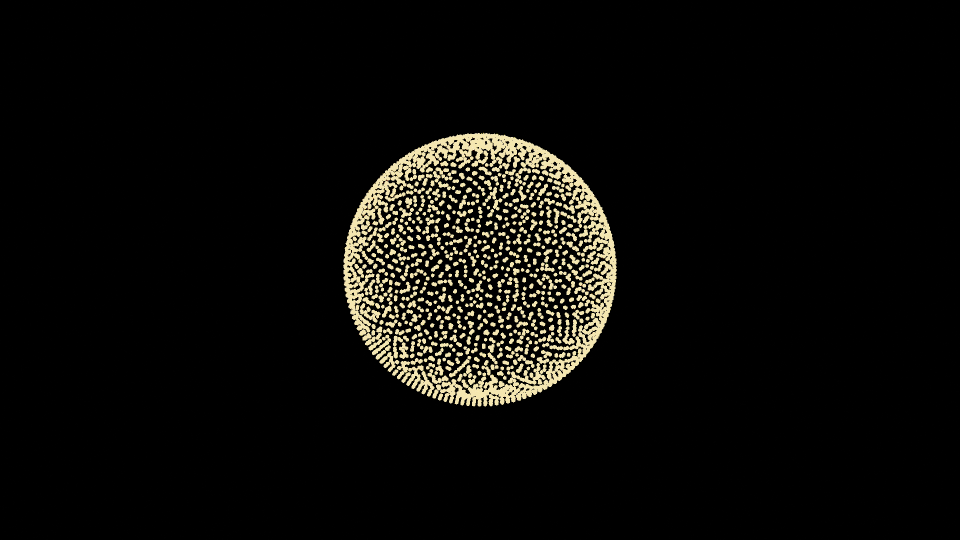
#> input picture production_render_frames_1080p/frame_0007.png, 1920 x 1080 px, given in place of frame_032.png, which was not available (shown at 1/2 size)
$ python create_transition_contact_sheet.py
#> lines starting #> are read from the running program, lines starting #| are printed output that depends on the picture; pictures that were not available may be replaced by others from this repository, and a replacement may not be noted
import os
import cv2
import numpy as np

frame_info = [
    (32, "1. End of Globe HOLD (Frame 32)"),
    (40, "2. Globe -> Electricity ~18% (Frame 40)"),
    (48, "3. Globe -> Electricity ~40% (Frame 48)"),
    (56, "4. Globe -> Electricity ~60% (Frame 56)"),
    (64, "5. Globe -> Electricity ~80% (Frame 64)"),
    (86, "6. Electricity HOLD (Frame 86)"),
    (107, "7. Electricity -> Fire ~15% (Frame 107)"),
    (117, "8. Electricity -> Fire ~40% (Frame 117)"),
    (125, "9. Electricity -> Fire ~60% (Frame 125)"),
    (133, "10. Electricity -> Fire ~80% (Frame 133)"),
    (155, "11. Fire HOLD (Frame 155)"),
    (177, "12. Fire -> Lock ~15% (Frame 177)"),
    (225, "13. Lock HOLD (Frame 225)")
]

frames_dir = "/Users/karthikeya.s/Documents/focus/production_render_frames_1080p"
thumb_w = 480
thumb_h = 270

# Prepare cards for grid (4 cols x 4 rows = 16 slots, 13 used, 3 empty / info)
cols = 4
rows = 4
cell_w = thumb_w + 20
cell_h = thumb_h + 50

sheet = np.zeros((rows * cell_h + 80, cols * cell_w + 40, 3), dtype=np.uint8)
sheet[:] = (20, 22, 26) # sleek dark backdrop

# Title banner
cv2.putText(sheet, "HERO PARTICLE SYSTEM - 13-FRAME TRANSITION CHECKPOINTS (CYCLES 1080p)",
            (40, 45), cv2.FONT_HERSHEY_DUPLEX, 0.85, (255, 255, 255), 2, cv2.LINE_AA)
cv2.putText(sheet, "Verification of 3,200 Persistent Particles & Coherent Physical Trajectories (No Direct Crossfade)",
            (40, 70), cv2.FONT_HERSHEY_DUPLEX, 0.45, (160, 180, 200), 1, cv2.LINE_AA)

for idx, (f_num, label) in enumerate(frame_info):
    r = idx // cols
    c = idx % cols

    x = 30 + c * cell_w
    y = 95 + r * cell_h

    img_path = os.path.join(frames_dir, f"frame_{f_num:03d}.png")
    img = cv2.imread(img_path)
#> img is the input picture: shape (1080, 1920, 3); mean B, G, R 9.2, 12, 12.7
    if img is not None:
        resized = cv2.resize(img, (thumb_w, thumb_h), interpolation=cv2.INTER_AREA)
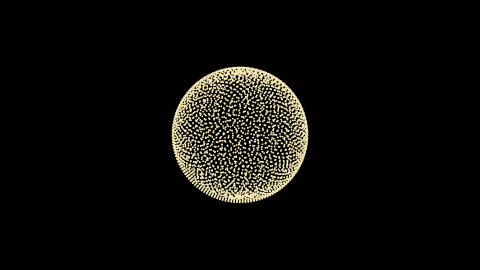
#> resized: shape (270, 480, 3); mean B, G, R 9.1, 11.9, 12.6
        # draw frame container border
        cv2.rectangle(sheet, (x - 2, y - 2), (x + thumb_w + 2, y + thumb_h + 2), (60, 70, 85), 1)
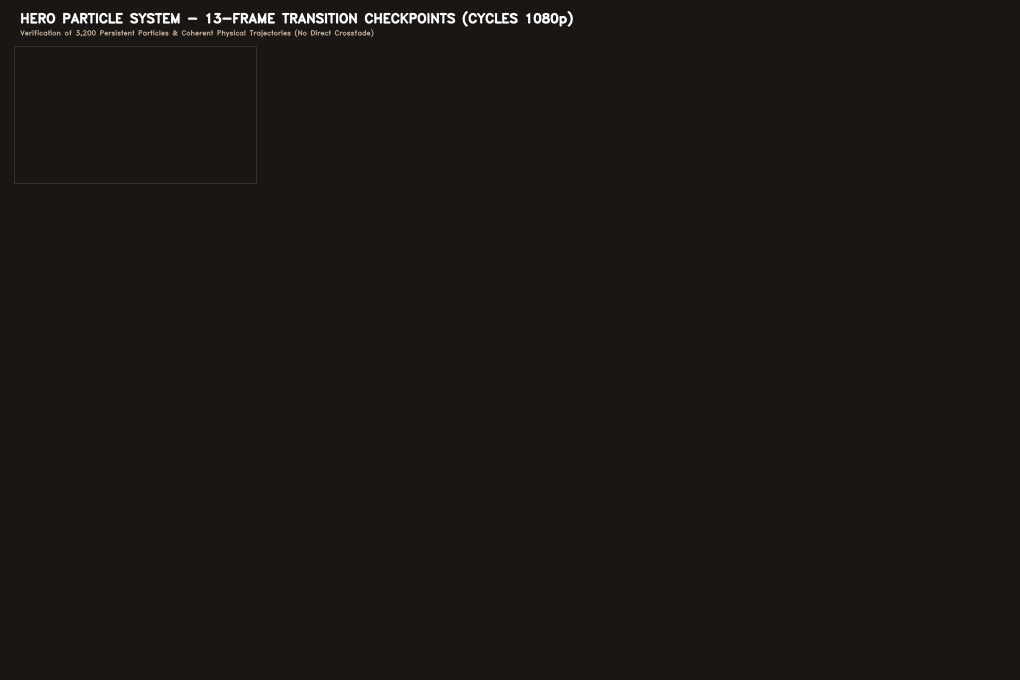
#> sheet: shape (1360, 2040, 3) (shown at 1/2 size); mean of channels 0, 1, 2 21.1, 23.1, 27.1; drawn as B, G, R
        sheet[y:y+thumb_h, x:x+thumb_w] = resized

        # text badge
        cv2.rectangle(sheet, (x, y + thumb_h + 6), (x + thumb_w, y + thumb_h + 36), (32, 36, 44), -1)
#> sheet: shape (1360, 2040, 3); mean of channels 0, 1, 2 20.6, 22.7, 26.6
        cv2.putText(sheet, label, (x + 8, y + thumb_h + 26), cv2.FONT_HERSHEY_DUPLEX, 0.45, (220, 230, 245), 1, cv2.LINE_AA)
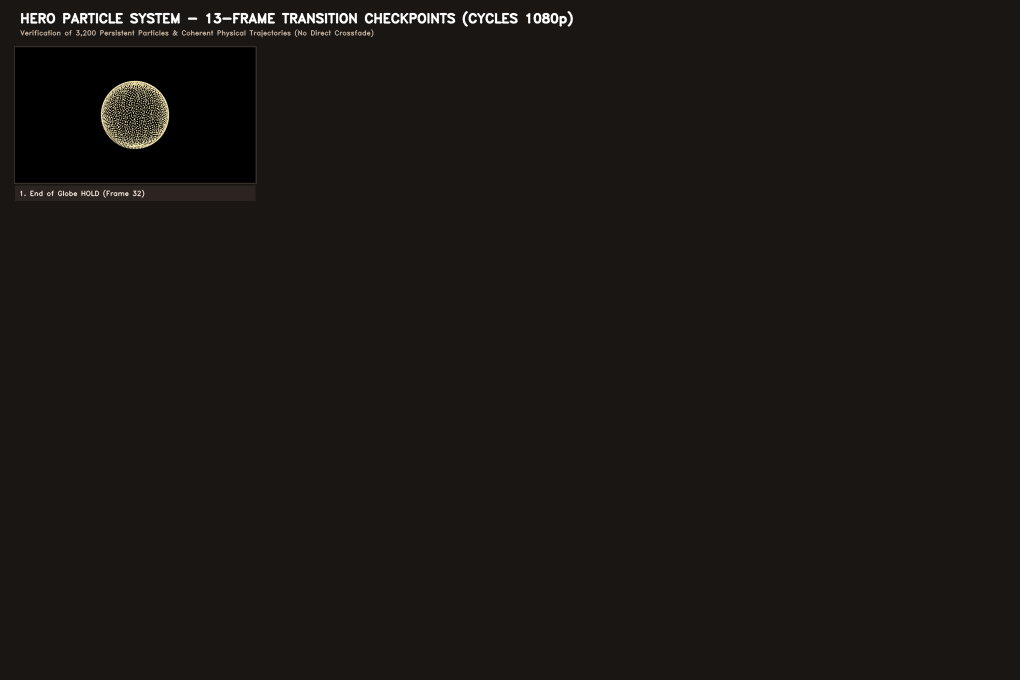
#> sheet: shape (1360, 2040, 3) (shown at 1/2 size); mean of channels 0, 1, 2 20.7, 22.7, 26.6; drawn as B, G, R
#> pass 2 of the loop `for idx, (f_num, label) in enumerate(frame_info):`:
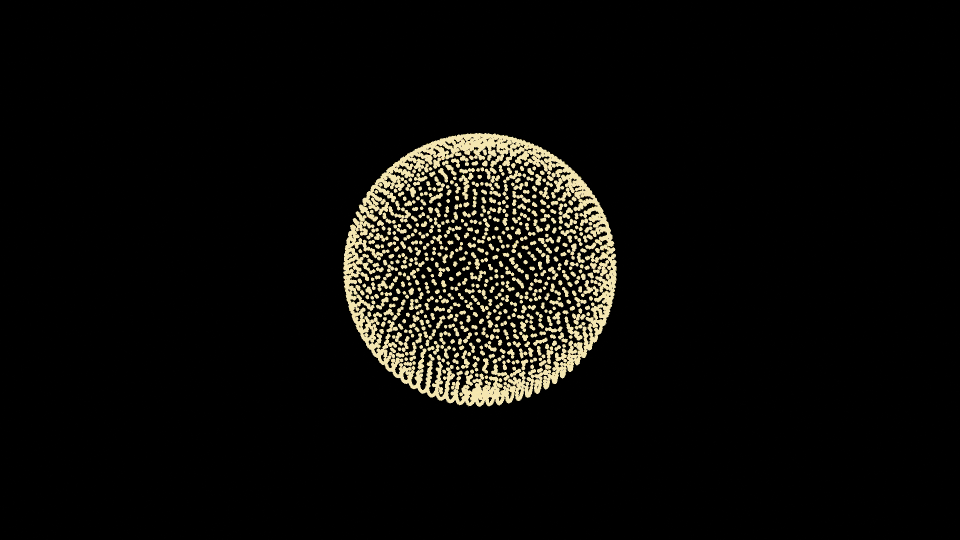
#> input picture production_render_frames_1080p/frame_0030.png, 1920 x 1080 px, given in place of frame_040.png, which was not available (shown at 1/2 size)
#> img is the input picture: shape (1080, 1920, 3); mean B, G, R 9.1, 11.8, 12.5
#> `resized = cv2.resize(img, (thumb_w, thumb_h), interpolation=cv2.INTER_..`:
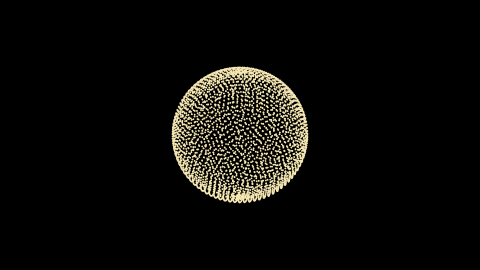
#> resized: shape (270, 480, 3); mean B, G, R 9, 11.7, 12.4
#> `cv2.putText(sheet, label, (x + 8, y + thumb_h + 26), cv2.FONT_HERSHEY_..`:
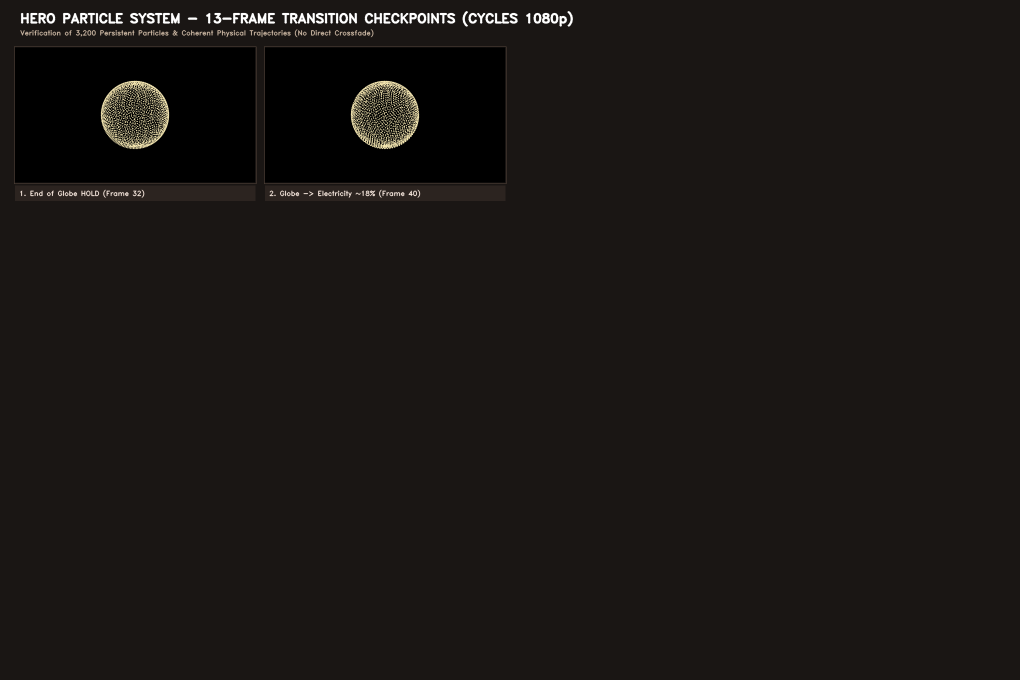
#> sheet: shape (1360, 2040, 3) (shown at 1/2 size); mean of channels 0, 1, 2 20.3, 22.4, 26.2; drawn as B, G, R

# Add summary / metadata in slot 14, 15, 16
x_info = 30 + 1 * cell_w
#> x_info = 530
y_info = 95 + 3 * cell_h + 30
info_lines = [
    "TRANSITION TRAJECTORY AUDIT:",
    "- 3,200 Persistent Points (No mesh swapping)",
    "- Continuous 360 deg Z-Rotation active",
    "- Harmonic intermediate arcs & plasma channels",
    "- Helical convective flame vortex in Y-Z",
    "- Precise mechanical snap to Lock rest form"
]
for i, line in enumerate(info_lines):
    color = (255, 200, 100) if i == 0 else (180, 190, 205)
    cv2.putText(sheet, line, (x_info, y_info + i * 28), cv2.FONT_HERSHEY_DUPLEX, 0.52, color, 1, cv2.LINE_AA)
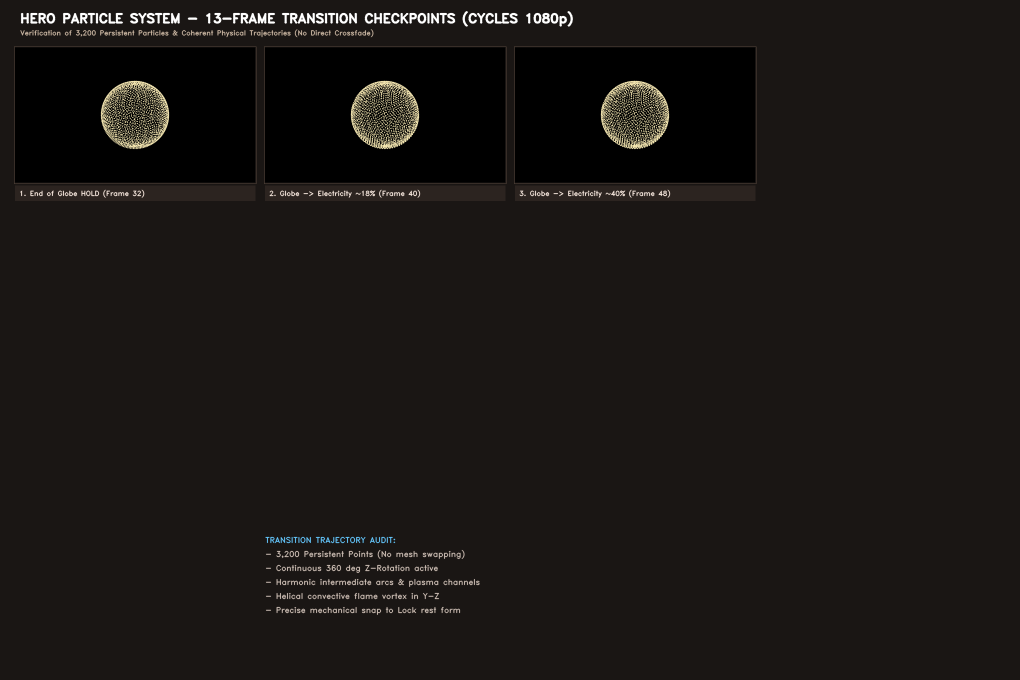
#> sheet: shape (1360, 2040, 3) (shown at 1/2 size); mean of channels 0, 1, 2 20.5, 22.6, 26.2; drawn as B, G, R

out_ws = "/Users/karthikeya.s/Documents/focus/transition_test_contact_sheet.png"
out_art = "/Users/karthikeya.s/.gemini/antigravity-ide/brain/f44c7e29-aa15-4fc1-9821-74111e7e06db/transition_test_contact_sheet.png"

cv2.imwrite(out_ws, sheet)
cv2.imwrite(out_art, sheet)
print(f"Contact sheet saved to:\n  {out_ws}\n  {out_art}")
